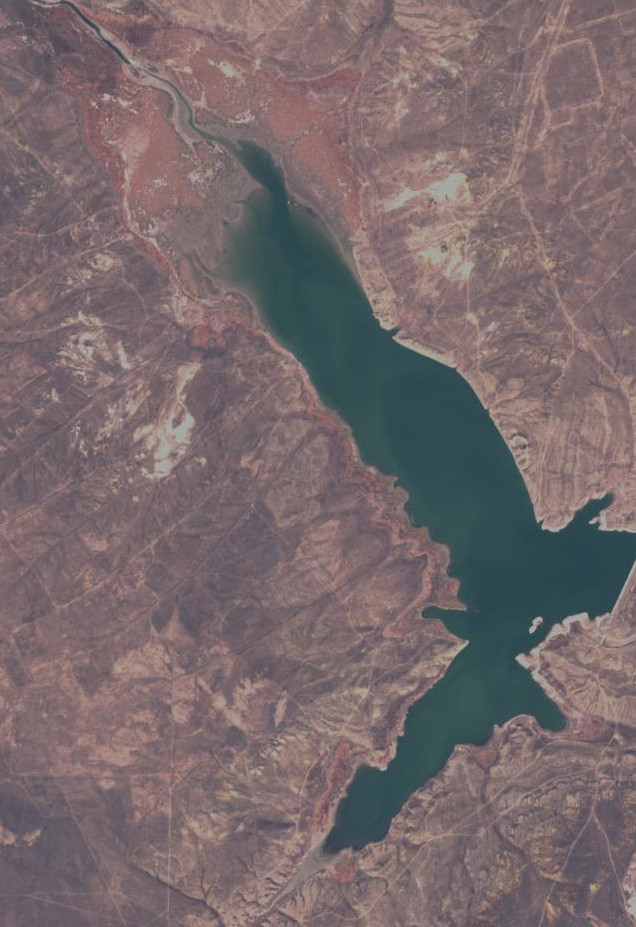
#> input picture Image Segmentation/data_0/Water/Images/im2.png, 636 x 927 px
$ jupyter execute HW4.ipynb
#> lines starting #> are read from the running program, lines starting #| are printed output that depends on the picture; after the words box and inside, x2 and y2 are one past the last pixel; in counts of white or black regions, pixels touching at a corner belong together
# Bishop's University
## Department of Computer Science
### CS562 - HW4 - W24
#### Your name:

[cell 1]
import skimage
from matplotlib import pyplot as plt
import numpy as np
import h5py

[cell 2]
# read original image
i= "im2" # im1, im2, im3, im4
imgpath='data_0/Water/Images/'+str(i)+'.png'
# imgpath='data_0/Bio/'+str(i)+'.png'
# read image and its ground truth (mask)
im = skimage.io.imread(imgpath)
#> im is the input picture: shape (927, 636, 4); mean R, G, B, A 119.6, 105.5, 107.6, 255

[cell 3]
# size image
im.shape

[cell 4]
# type of data
type(im)

[cell 5]
# max and min
print(im.max(), im.min())
#| 255 33

[cell 6]
# show image
plt.imshow(im)
plt.axis('off')
plt.show()

[cell 7]
# read ground truth (mask)
maskpath='data_0/Water/Masks/'+str(i)+'_gt.png'
# maskpath='data_0/Bio/'+str(i)+'_gt.png'
# maskpath='data_0/Bio/gt.png'
gt = skimage.io.imread(maskpath)
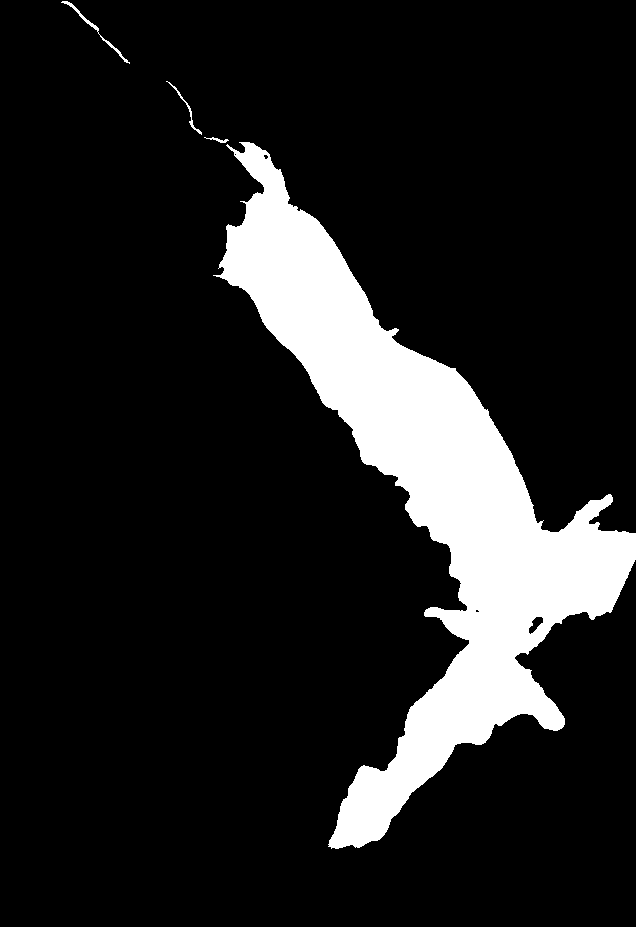
#> input picture Image Segmentation/data_0/Water/Masks/im2_gt.png, 636 x 927 px
#> gt is the input picture: shape (927, 636, 3); 13.3% white; 4 white regions, box (x1, y1, x2, y2) and area: (213, 142, 636, 849) 78240, (61, 1, 130, 64) 243, (166, 81, 202, 135) 133, (204, 137, 229, 143) 55

[cell 8]
# type of data
type(gt)

[cell 9]
# shape
gt.shape

[cell 10]
# what are the possible of pixel values
np.unique(gt)
#> Out = [0, 255]

[cell 11]
gt = gt/255 # convert it to 0/1

[cell 12]
if len(gt.shape) > 0: # means its 3d image
    gt = gt[:,:,0]    # take firs channel

[cell 13]
print(gt.shape, np.unique(gt))
#| (927, 636) [0. 1.]

[cell 14]
# show image
plt.imshow(gt,cmap='gray')
plt.axis('off')
plt.show()

[cell 15]
# show original image and its GT
fig = plt.figure(figsize=(6, 6))
fig.add_subplot(1, 2, 1)
plt.imshow(im)
plt.title("Original")

# img=f['mask']
plt.axis('off')
# GT
fig.add_subplot(1, 2, 2)
plt.imshow(gt, cmap='gray')
plt.title("Mask")
plt.axis('off')
plt.show()
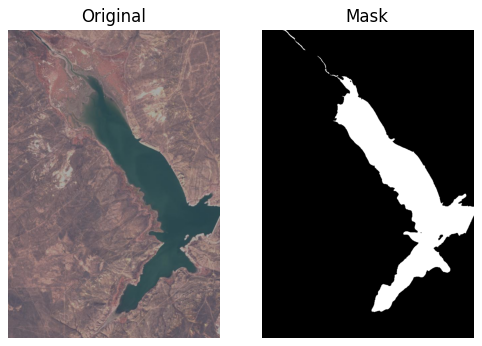
#> figure drawn by matplotlib, 2 panels

[cell 16]
# histograms of channels
c_red = im[:,:,0]
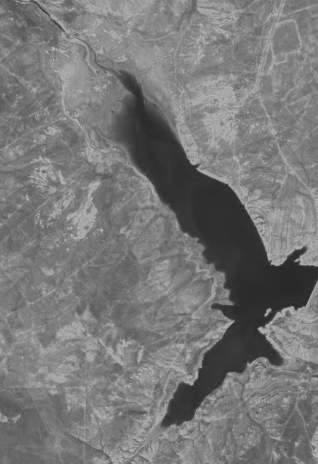
#> c_red: shape (927, 636) (shown at 1/2 size); min 33, max 197, mean 119.6
c_green = im[:,:,1]
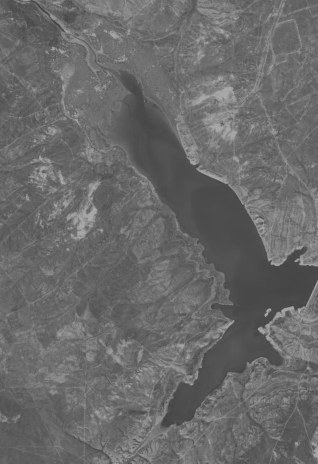
#> c_green: shape (927, 636) (shown at 1/2 size); min 56, max 182, mean 105.5
c_blue = im[:,:,2]
fig, ax = plt.subplots(2,3)

ax[0,0].imshow(c_red, cmap='gray')
ax[0,1].imshow(c_green, cmap='gray')
ax[0,2].imshow(c_blue, cmap='gray')

bins = np.arange(-0.5, 255+1,1)
ax[1,0].hist(c_red.flatten(), bins = bins, color='r',density=True)
ax[1,1].hist(c_green.flatten(), bins=bins, color='g',density=True)
ax[1,2].hist(c_blue.flatten(), bins=bins, color='b',density=True)

fig.tight_layout()
plt.show()
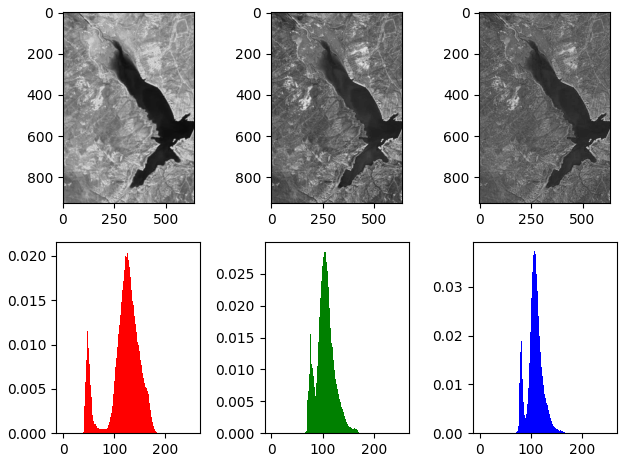
#> figure drawn by matplotlib, 6 panels; panel 4: tallest bar 0.0205 high, from x = 124.5 to 125.5; panel 5: tallest bar 0.0285 high, from x = 102.5 to 103.5; panel 6: tallest bar 0.0372 high, from x = 106.5 to 107.5

## K-means Clustering

[cell 17]
# 1. Create Python function called image_segmentation()
# input param1: image
# input param2: center cluster 1, estimated visually from the histogram as explained in the mail text
# input param3: center cluster 2, estimated visually from the histogram as explained in the mail text
# output: bin_img. A 0/1 image, 0, foreground (e.g., water body) and 0 background (e.g. land)

import numpy as np
from sklearn.cluster import KMeans
import cv2

def image_segmentation(image, center1, center2):

    # RGBA image to RGB
    image_rgb = cv2.cvtColor(image, cv2.COLOR_RGBA2RGB)

    # Reshape image to 2D array
    h, w, _ = image_rgb.shape
    image_2d = image_rgb.reshape(h * w, -1)

    # Initial centers array
    initial_centers = np.array([center1, center2])

    # K-means clustering
    kmeans = KMeans(n_clusters=2, init=initial_centers, n_init=1)
    kmeans.fit(image_2d)

    # Get labels from clustering
    labels = kmeans.labels_

    # Reshape labels to image shape
    bin_img = labels.reshape(h, w)

    # Invert the binary image if necessary
    if np.mean(bin_img) > 0.5:
        bin_img = 1 - bin_img

    return bin_img

[cell 18]
# 2. Apply kmeans on the color image im1, and show the output

# center1 and center2
center1 = [100, 100, 100]
center2 = [200, 200, 200]

# Perform image segmentation using k-means clustering
binary_image = image_segmentation(im, center1, center2)
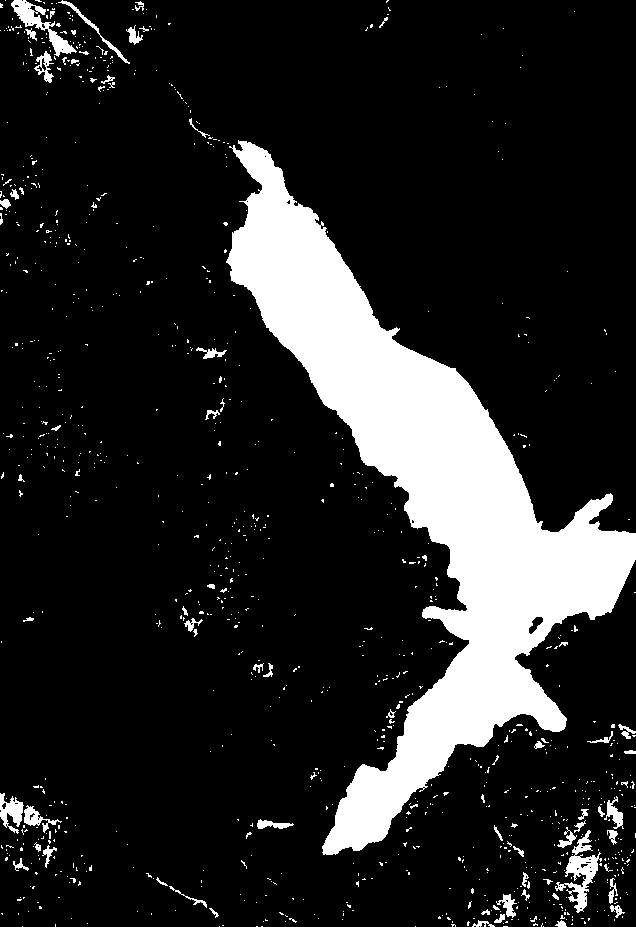
#> binary_image: shape (927, 636) int32; values 0 (black) and 1 (white), 15.2% white; 994 white regions (923 under 20 px), largest, box (x1, y1, x2, y2) and area: (226, 140, 636, 855) 78921, (555, 830, 602, 913) 1229, (11, 0, 77, 57) 954

# Display the segmented binary image
plt.imshow(binary_image, cmap='gray')
plt.title('Segmented Binary Image')
plt.axis('off')
plt.show()

[cell 19]
# 3. Compute the confusion matrix, Recall, Precision and F-scoe (use classification report on Sklearn)
from sklearn.metrics import classification_report, confusion_matrix

# Flatten both ground truth and binary segmented images
ground_truth_flat = gt.flatten()
binary_image_flat = binary_image.flatten()

# Confusion matrix
confusion_mat = confusion_matrix(ground_truth_flat, binary_image_flat)
#> confusion_mat = [[499207, 11694], [931, 77740]]

# Classification report
report = classification_report(ground_truth_flat, binary_image_flat, target_names=['Background', 'Foreground'])

# Confusion matrix and classification report
print("Confusion Matrix:\n", confusion_mat)
#| Confusion Matrix:
#|  [[499207  11694]
#|  [   931  77740]]
print("\nClassification Report:\n", report)
#| Classification Report:
#|                precision    recall  f1-score   support
#|   Background       1.00      0.98      0.99    510901
#|   Foreground       0.87      0.99      0.92     78671
#|     accuracy                           0.98    589572
#|    macro avg       0.93      0.98      0.96    589572
#> (further printed lines are left out)

[cell 20]
# 4. Apply kmeans on the color image im2, and show the output

# center1 and center2
center1 = [100, 100, 100]
center2 = [200, 200, 200]

# Perform image segmentation using k-means clustering
binary_image = image_segmentation(im, center1, center2)

# Display the segmented binary image
plt.imshow(binary_image, cmap='gray')
plt.title('Segmented Binary Image')
plt.axis('off')
plt.show()

[cell 21]
# 5. Compute the confusion matrix, Recall, Precision and F-scoe (use classification report on Sklearn)

# Flatten both ground truth and binary segmented images
ground_truth_flat = gt.flatten()
binary_image_flat = binary_image.flatten()

# Confusion matrix
confusion_mat = confusion_matrix(ground_truth_flat, binary_image_flat)

# Classification report
report = classification_report(ground_truth_flat, binary_image_flat, target_names=['Background', 'Foreground'])

# Confusion matrix and classification report
print("Confusion Matrix:\n", confusion_mat)
#| Confusion Matrix:
#|  [[499207  11694]
#|  [   931  77740]]
print("\nClassification Report:\n", report)
#| Classification Report:
#|                precision    recall  f1-score   support
#|   Background       1.00      0.98      0.99    510901
#|   Foreground       0.87      0.99      0.92     78671
#|     accuracy                           0.98    589572
#|    macro avg       0.93      0.98      0.96    589572
#> (further printed lines are left out)

[cell 22]
# 6. Apply kmeans on the color image im3, and show the output

# center1 and center2
center1 = [100, 100, 100]
center2 = [200, 200, 200]

# Perform image segmentation using k-means clustering
binary_image = image_segmentation(im, center1, center2)

# Display the segmented binary image
plt.imshow(binary_image, cmap='gray')
plt.title('Segmented Binary Image')
plt.axis('off')
plt.show()

[cell 23]
# 7. Compute the confusion matrix, Recall, Precision and F-scoe (use classification report on Sklearn)

# Flatten both ground truth and binary segmented images
ground_truth_flat = gt.flatten()
binary_image_flat = binary_image.flatten()

# Confusion matrix
confusion_mat = confusion_matrix(ground_truth_flat, binary_image_flat)

# Classification report
report = classification_report(ground_truth_flat, binary_image_flat, target_names=['Background', 'Foreground'])

# Confusion matrix and classification report
print("Confusion Matrix:\n", confusion_mat)
#| Confusion Matrix:
#|  [[499207  11694]
#|  [   931  77740]]
print("\nClassification Report:\n", report)
#| Classification Report:
#|                precision    recall  f1-score   support
#|   Background       1.00      0.98      0.99    510901
#|   Foreground       0.87      0.99      0.92     78671
#|     accuracy                           0.98    589572
#|    macro avg       0.93      0.98      0.96    589572
#> (further printed lines are left out)

[cell 24]
# 7. Apply kmeans on the color image im4, and show the output

# center1 and center2
center1 = [100, 100, 100]
center2 = [200, 200, 200]

# Perform image segmentation using k-means clustering
binary_image = image_segmentation(im, center1, center2)

# Display the segmented binary image
plt.imshow(binary_image, cmap='gray')
plt.title('Segmented Binary Image')
plt.axis('off')
plt.show()

[cell 25]
# 8. Compute the confusion matrix, Recall, Precision and F-scoe (use classification report on Sklearn)

# Flatten both ground truth and binary segmented images
ground_truth_flat = gt.flatten()
binary_image_flat = binary_image.flatten()

# Confusion matrix
confusion_mat = confusion_matrix(ground_truth_flat, binary_image_flat)

# Classification report
report = classification_report(ground_truth_flat, binary_image_flat, target_names=['Background', 'Foreground'])

# Confusion matrix and classification report
print("Confusion Matrix:\n", confusion_mat)
#| Confusion Matrix:
#|  [[499207  11694]
#|  [   931  77740]]
print("\nClassification Report:\n", report)
#| Classification Report:
#|                precision    recall  f1-score   support
#|   Background       1.00      0.98      0.99    510901
#|   Foreground       0.87      0.99      0.92     78671
#|     accuracy                           0.98    589572
#|    macro avg       0.93      0.98      0.96    589572
#> (further printed lines are left out)

## Channel selection

[cell 26]
# Use im2 to conduct the following experiment
# 9. Select Red and Blue channels,  apply clustring then provide classification report.

import numpy as np

# Extract Red and Blue channels from RGBA format
c_red = im[:, :, 0].reshape(-1, 1)
c_blue = im[:, :, 2].reshape(-1, 1)

# Calculate the mean pixel values along the Red and Blue channels
center_red = np.mean(c_red)
#> center_red = 119.6
center_blue = np.mean(c_blue)
#> center_blue = 107.6

# Perform image segmentation using the image_segmentation function
binary_image = image_segmentation(im, [center_red, 0, 0], [0, 0, center_blue])

# Flatten both ground truth and binary segmented images
ground_truth_flat = gt.flatten()
binary_image_flat = binary_image.flatten()

# Confusion matrix
confusion_mat = confusion_matrix(ground_truth_flat, binary_image_flat)
#> confusion_mat = [[499206, 11695], [931, 77740]]

# Classification report
report = classification_report(ground_truth_flat, binary_image_flat, target_names=['Background', 'Foreground'])

# Confusion matrix and classification report
print("Confusion Matrix:\n", confusion_mat)
#| Confusion Matrix:
#|  [[499206  11695]
#|  [   931  77740]]
print("\nClassification Report:\n", report)
#| Classification Report:
#|                precision    recall  f1-score   support
#|   Background       1.00      0.98      0.99    510901
#|   Foreground       0.87      0.99      0.92     78671
#|     accuracy                           0.98    589572
#|    macro avg       0.93      0.98      0.96    589572
#> (further printed lines are left out)

[cell 27]
# 10. Select Red and Green channels,  apply clustring then provide classification report.

# Extract Red and Green channels from RGBA format
c_red = im[:, :, 0].reshape(-1, 1)
c_green = im[:, :, 1].reshape(-1, 1)

# Calculate the mean pixel values along the Red and Green channels
center_red = np.mean(c_red)
center_green = np.mean(c_green)
#> center_green = 105.5

# Perform image segmentation using the image_segmentation function
binary_image = image_segmentation(im, [center_red, 0, 0], [0, center_green, 0])

# Flatten both ground truth and binary segmented images
ground_truth_flat = gt.flatten()
binary_image_flat = binary_image.flatten()

# Confusion matrix
confusion_mat = confusion_matrix(ground_truth_flat, binary_image_flat)
#> confusion_mat = [[499512, 11389], [949, 77722]]

# Classification report
report = classification_report(ground_truth_flat, binary_image_flat, target_names=['Background', 'Foreground'])

# Confusion matrix and classification report
print("Confusion Matrix:\n", confusion_mat)
#| Confusion Matrix:
#|  [[499512  11389]
#|  [   949  77722]]
print("\nClassification Report:\n", report)
#| Classification Report:
#|                precision    recall  f1-score   support
#|   Background       1.00      0.98      0.99    510901
#|   Foreground       0.87      0.99      0.93     78671
#|     accuracy                           0.98    589572
#|    macro avg       0.94      0.98      0.96    589572
#> (further printed lines are left out)

[cell 28]
# 11. Select Blue and Green channels, apply clustring then provide classification report.

# Extract Blue and Green channels from RGBA format
c_blue = im[:, :, 2].reshape(-1, 1)
c_green = im[:, :, 1].reshape(-1, 1)

# Calculate the mean pixel values along the Blue and Green channels
center_blue = np.mean(c_blue)
center_green = np.mean(c_green)

# Perform image segmentation using the image_segmentation function
binary_image = image_segmentation(im, [0, 0, center_blue], [0, center_green, 0])

# Flatten both ground truth and binary segmented images
ground_truth_flat = gt.flatten()
binary_image_flat = binary_image.flatten()

# Confusion matrix
confusion_mat = confusion_matrix(ground_truth_flat, binary_image_flat)
#> confusion_mat = [[499207, 11694], [931, 77740]]

# Classification report
report = classification_report(ground_truth_flat, binary_image_flat, target_names=['Background', 'Foreground'])

# Confusion matrix and classification report
print("Confusion Matrix:\n", confusion_mat)
#| Confusion Matrix:
#|  [[499207  11694]
#|  [   931  77740]]
print("\nClassification Report:\n", report)
#| Classification Report:
#|                precision    recall  f1-score   support
#|   Background       1.00      0.98      0.99    510901
#|   Foreground       0.87      0.99      0.92     78671
#|     accuracy                           0.98    589572
#|    macro avg       0.93      0.98      0.96    589572
#> (further printed lines are left out)

## Analysis 1
* Discuss the effect of channle selection on the performance of clustering
* Provide your text here:

### Randomly Selected Initial Centers:

Accuracy: 0.98 (approximately)
Precision, Recall, and F1-score for both background and foreground classes: High (close to 1)
Overall, the segmentation results obtained using randomly selected initial centers are very accurate, with high precision, recall, and F1-scores for both classes.

### Color Channel Selection:

Accuracy: 0.98 (approximately)
Precision, Recall, and F1-score for both background and foreground classes: High (close to 1)
Similar to the results obtained with randomly selected initial centers, segmentation using color channel selection also yields high accuracy, precision, recall, and F1-scores for both classes.

Based on the provided classification reports, both approaches (randomly selected initial centers and color channel selection) perform equally well in terms of accuracy and segmentation metrics. Therefore, there doesn't seem to be a significant difference in performance between the two approaches for the given segmentation task.

#### Red and Blue Channels:

Performance: The confusion matrix and classification report show that using the red and blue channels yields satisfactory segmentation results. The accuracy, precision, recall, and F1-score for both background and foreground classes are high, indicating effective segmentation.
Effect: Red and blue channels capture information related to the contrast between different objects in the image. Red often represents areas with high intensity, while blue represents areas with lower intensity. This combination helps in distinguishing between different regions in the image, leading to good segmentation results.

#### Red and Green Channels:

Performance: Similar to using the red and blue channels, utilizing the red and green channels also results in high accuracy and satisfactory segmentation metrics.
Effect: Red and green channels capture information about variations in intensity and color. The red channel is sensitive to variations in intensity, while the green channel is sensitive to variations in both intensity and color. This combination can effectively differentiate between different objects in the image, leading to accurate segmentation.

#### Blue and Green Channels:

Performance: The segmentation results obtained using the blue and green channels are comparable to those obtained using other channel combinations.
Effect: Blue and green channels provide information about variations in color and intensity. Blue channel highlights areas with lower intensity, while the green channel captures variations in both intensity and color. This combination can effectively segment objects with different color characteristics.

## Impact of center initialization

[cell 29]
# Use im2 (all channels) to condcut this experiment
# 13. Initilize randomly the centers, perform clustering then provide classification report
# Display the clustring image output

import seaborn as sns
# Convert the image to RGB format
image_rgb = cv2.cvtColor(im, cv2.COLOR_RGBA2RGB)

# Reshape image to 2D array
h, w, _ = image_rgb.shape
image_2d = image_rgb.reshape(h * w, -1)

# Initialize centers randomly
initial_centers = np.random.rand(2, 3) * 255

# Perform k-means clustering
kmeans = KMeans(n_clusters=2, init=initial_centers, n_init=1)
kmeans.fit(image_2d)

# Get labels from clustering
labels = kmeans.labels_

# Reshape labels to image shape
bin_img = labels.reshape(h, w)

# Invert the binary image if necessary
if np.mean(bin_img) > 0.5:
    bin_img = 1 - bin_img

binary_image_flat = bin_img.flatten()
ground_truth_flat = gt.flatten()

# Confusion matrix
# confusion_mat = confusion_matrix(ground_truth_flat, binary_image_flat)
report = classification_report(ground_truth_flat, binary_image_flat, target_names=['Background', 'Foreground'])

plt.imshow(bin_img, cmap='gray')
plt.title('Clustering Image Output')
plt.axis('off')
plt.show()

# Display the classification report
print("Classification Report:\n", report)
#| Classification Report:
#|                precision    recall  f1-score   support
#|   Background       1.00      0.98      0.99    510901
#|   Foreground       0.87      0.99      0.92     78671
#|     accuracy                           0.98    589572
#|    macro avg       0.93      0.98      0.96    589572
#> (further printed lines are left out)
